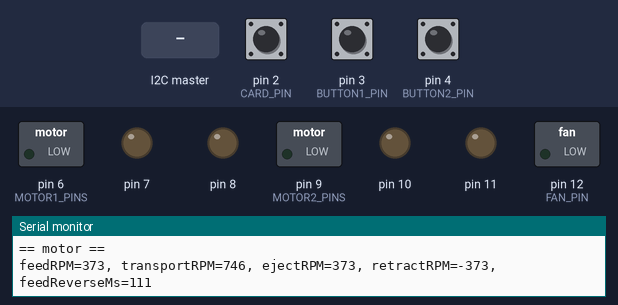
A sketch run on a simulated Arduino Uno, built with avr-gcc and run on an emulated ATmega328P. On the bench: switched loads named in the sketch (green lamp = pin HIGH), output pins drawn as LEDs (lit = HIGH), the last lines printed to the serial monitor. The test bench sets the inputs (shaded band); at power-on: pin 3 (BUTTON1_PIN) LOW, pin 2 (CARD_PIN) HIGH, pin 4 (BUTTON2_PIN) LOW.

Above: at 1.2 s.
1.3 s: pin 3 (BUTTON1_PIN) pulled HIGH for 0.15 s
At 2.1 s:
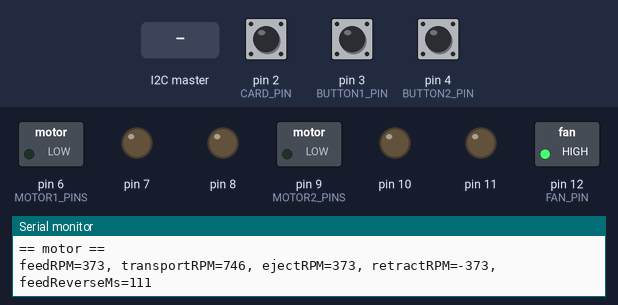
4.4 s: the I2C master sends the byte 1
At 6.2 s:
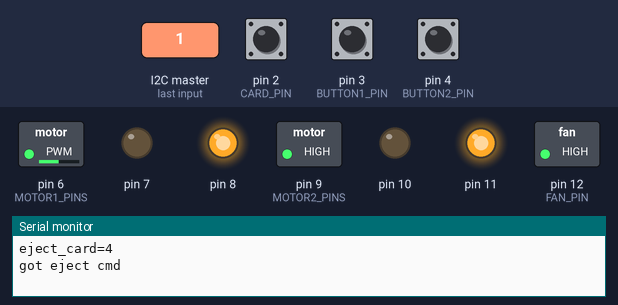
9.0 s: pin 3 (BUTTON1_PIN) pulled HIGH for 1 s
At 12.0 s:
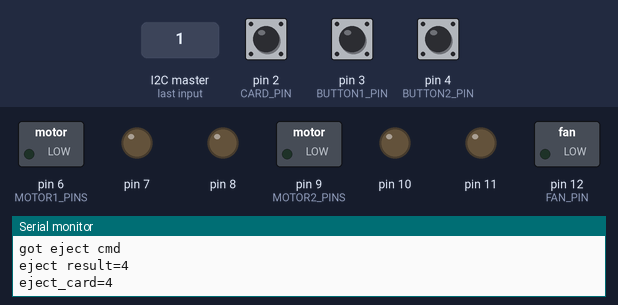
12.4 s: pin 3 (BUTTON1_PIN) pulled HIGH for 3.2 s
At 13.1 s:
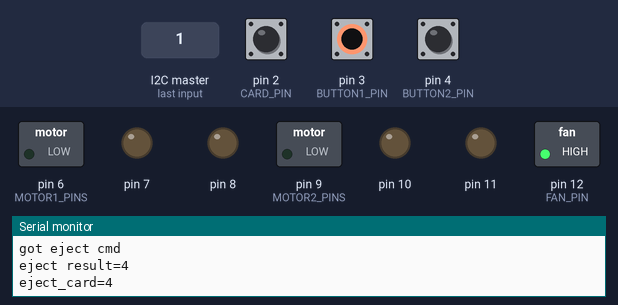
Timing chart, 0 to 15.9 s (numbered marks = the images above; inputs shaded):
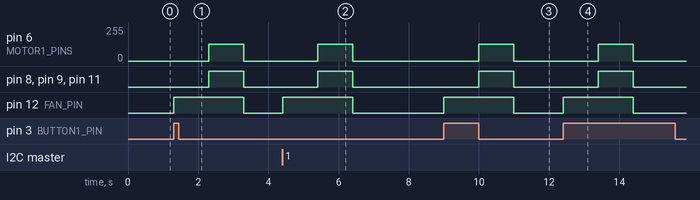

Measured:
- after the input at 1.3 s, pin 6 (MOTOR1_PINS): 0/255 → 125/255 after 1.0 s, → 0/255 1.0 s later; pin 8, pin 9 (MOTOR2_PINS), pin 11: LOW → HIGH after 1.0 s, → LOW 1.0 s later; pin 12 (FAN_PIN): LOW → HIGH at once, → LOW 2.0 s later
- after the input at 4.4 s, pin 6 (MOTOR1_PINS): 0/255 → 125/255 after 1.0 s, → 0/255 1.0 s later; pin 8, pin 9 (MOTOR2_PINS), pin 11: LOW → HIGH after 1.0 s, → LOW 1.0 s later; pin 12 (FAN_PIN): LOW → HIGH at once, → LOW 2.0 s later
- after the input at 9.0 s, pin 6 (MOTOR1_PINS): 0/255 → 125/255 after 1.0 s, → 0/255 1.0 s later; pin 8, pin 9 (MOTOR2_PINS), pin 11: LOW → HIGH after 1.0 s, → LOW 1.0 s later; pin 12 (FAN_PIN): LOW → HIGH at once, → LOW 2.0 s later
- after the input at 12.4 s, pin 6 (MOTOR1_PINS): 0/255 → 125/255 after 1.0 s, → 0/255 1.0 s later; pin 8, pin 9 (MOTOR2_PINS), pin 11: LOW → HIGH after 1.0 s, → LOW 1.0 s later; pin 12 (FAN_PIN): LOW → HIGH at once, → LOW 2.0 s later

The sketch:

motor.ino
```cpp
#include <Wire.h>
#include "defs.h"

#define BUTTON1_PIN       3
#define BUTTON2_PIN       4

volatile int next_cmd = 0;
volatile int next_result = 0;

void handle_recv(int n) {
  //dprintf("handle_recv %d", n);
  int cmd = Wire.read();
  switch (cmd) {
    case MOTOR_CMD_EJECT:
      next_cmd = MOTOR_CMD_EJECT;
      break;
  }
}

void handle_req(int n) {
  //dprintf("handle_recv %d", n);
  Wire.write(next_result);
  next_result = 0;
}

void setup() {
  util_init("motor");
  hopper_init();

  Wire.begin(MOTOR_ADDR);
  //Wire.onRequest(handle_req);
  Wire.onReceive(handle_recv);
  Wire.onRequest(handle_req);
}

void loop() {
  // put your main code here, to run repeatedly:
  if (digitalRead(BUTTON1_PIN) == HIGH) {
    int result = eject_card();
    dprintf("eject_card=%d", result);
    while (digitalRead(BUTTON1_PIN) == HIGH);
  }
  if (digitalRead(BUTTON2_PIN) == HIGH) {
    dump_events();
     while (digitalRead(BUTTON2_PIN) == HIGH);
  }
  switch (next_cmd) {
  case MOTOR_CMD_READY:
    dprintf("got ready cmd");
    fan_on();
    break;
  case MOTOR_CMD_EJECT:
    dprintf("got eject cmd");
    int result = eject_card();
    dprintf("eject result=%d", result);
    next_result = result;
    next_cmd = 0;
    break;
  default:
    next_cmd = 0;
    break;
  }

  hopper_check();
}
```

defs.h
```cpp
// (c)2024, Arthur van Hoff, Artfahrt Inc.
//
// Nikla Vision
//
// Double tap reset button to (re)enable uploads
// Use Examples/STM32H747_System/QSPIFormat to format wifi and user partitions
// Use Examples/STM32H747_System/QSPIFReadPartitions to list partitions
// Use Examples/STM32H747_System/WiFiFirmwareUpdater to install wifi firmware
//
#pragma once

#define SERIAL_BAUDRATE   115200

#define MOTOR_ADDR        0x3
#define MOTOR_CMD_EJECT   1
#define MOTOR_CMD_READY   2

#define EJECT_OK          1
#define EJECT_FAILED      2
#define HOPPER_EMPTY      3
#define HOPPER_STUCK      4
#define CMD_TIMEOUT       999

#define CARDSUIT_COL      8
#define CARDSUIT_ROW      9
#define CARDSUIT_NCOLS    14
#define CARDSUIT_NROWS    4

#define CARDSUIT_WIDTH        21
#define CARDSUIT_HEIGHT       62
#define CARD_WIDTH            CARDSUIT_WIDTH
#define CARD_HEIGHT           31
#define SUIT_WIDTH            CARDSUIT_WIDTH
#define SUIT_HEIGHT           25
#define SUIT_OFFSET           (CARDSUIT_HEIGHT - SUIT_HEIGHT)

#define CARD_MATCH_NONE       -1
#define CARD_MATCH_EMPTY      (4*13)
```

hopper.ino
```cpp
// (c)2024, Arthur van Hoff, Artfahrt Inc.
//
#include "defs.h"

#define CARD_PIN        2
#define DECK_PIN        5
#define MOTOR_6VRPM     500
#define MOTOR1_PINS     6
#define MOTOR2_PINS     9
#define FAN_PIN         12
#define MAX_VOLTS       12

class DCMotor {
  public:
    const char *name;
    int rpm6v;
    int pwm, mot1, mot2;
    int rpm, minRPM, maxRPM;
  public:
    DCMotor(const char *name, int rpm6v, int pins) : name(name), rpm6v(rpm6v), pwm(pins+0), mot1(pins+1), mot2(pins+2)
    {
      rpm = 0;
      minRPM = rpm6v / 6;
      maxRPM = (rpm6v * MAX_VOLTS) / 6; // power supply (overdrive)
    }

    void init()
    {
      pinMode(pwm, OUTPUT);
      pinMode(mot1, OUTPUT);
      pinMode(mot2, OUTPUT);
    }
    void idle()
    {
      rpm = 0;
      analogWrite(pwm, 0);
      digitalWrite(mot1, LOW);
      digitalWrite(mot2, LOW);
    }
    void brake()
    {
      rpm = 0;
      analogWrite(pwm, 0);
      digitalWrite(mot1, HIGH);
      digitalWrite(mot2, HIGH);
    }
    void speed(int rpm)
    {
      if (rpm == 0) {
        brake();
        return;
      }
      rpm = max(-maxRPM, min(rpm, maxRPM));
      if (rpm > 0 && rpm < minRPM) {
        rpm = minRPM;
      } else if (rpm < 0 && rpm > -minRPM) {
        rpm = -minRPM;
      }
      int value = abs(rpm) * 1023L / maxRPM;
      value = min(value, 1023);
      analogWrite(pwm, value);
      digitalWrite(mot1, rpm < 0 ? LOW : HIGH);
      digitalWrite(mot2, rpm > 0 ? LOW : HIGH);
      this->rpm = rpm;
      add_event(name, rpm);
   }
};

// Eject Stages:
// 0:  retract previous card (if detected)
// 1:  feed card, both wheels forward at feed_speed
// 2:  transport card, card detected, both wheel forward at transport_speed
// 3:  eject card, card disengaged from first wheel (timed), reverse first, second forward at eject_speed
// 4:  retracting, card no longer detected, reverse both wheels, retract any followers just to be sure.
// 5: done

enum eject_state {
  WAITING, FEEDING, TRANSPORTING, EJECTING, RETRACTING, DONE
};

volatile unsigned long state_ms = 0;
volatile eject_state state = WAITING;

DCMotor motor1("motor1", MOTOR_6VRPM, MOTOR1_PINS);
DCMotor motor2("motor2", MOTOR_6VRPM, MOTOR2_PINS);

int feedRPM = 0;
int transportRPM = 0;
int ejectRPM = 0;
int retractRPM = 0;
unsigned long feedReverseMs = 0;
unsigned long cardDetectMs = 0;

unsigned long fanOnMs = 0;
unsigned long fanOffMs = 0;

void set_state(int s)
{
  add_event("set_state", s);
  state = (eject_state)s;
  state_ms = millis();
}

void fan_on()
{
  digitalWrite(FAN_PIN, HIGH);
  fanOnMs = millis();
  fanOffMs = fanOnMs + 1000;
}

void fan_ready()
{
  if (fanOnMs == 0) {
    fan_on();
  }
  while (millis() < fanOnMs + 1000) {
    delay(1);
  }
  fanOffMs = millis() + 2*1000;
}

void fan_off()
{
    digitalWrite(FAN_PIN, LOW);
    fanOnMs = 0;
    fanOffMs = 0;
}

int deck_detected()
{
  int v = digitalRead(DECK_PIN) == HIGH;
  add_event("deck_detected", v);
  return v;
}

int card_detected()
{
  int v = digitalRead(CARD_PIN) == HIGH;
  add_event("card_detected", v);
  return v;
}

void card_interrupt() {
  if (digitalRead(CARD_PIN) == HIGH) {
   add_event("card_interrupt", state);
    // card detected
    switch (state) {
        case FEEDING:
          set_state(TRANSPORTING);
          motor1.speed(transportRPM);
          motor2.speed(transportRPM);
          cardDetectMs = millis();
          break;
      }
  } else {
    add_event("void_interrupt", state);
    // no card detected
    switch (state) {
      case TRANSPORTING:
      case EJECTING:
        set_state(RETRACTING);
        motor1.speed(retractRPM);
        motor2.speed(retractRPM);
        break;
    }
  }
}

void stop_everything()
{
    motor1.idle();
    motor2.idle();
    fan_off();
}

int retract_card() {
  add_event("rectact_card", 0);

  fan_ready();
  motor1.speed(retractRPM);
  motor2.speed(retractRPM);

  set_state(RETRACTING);
  while (state == RETRACTING && card_detected() && millis() < state_ms + 1000) {
    delayMicroseconds(1);
  }
  if (card_detected() == 0) {
    add_event("retract card success", 1);
    delay(20);
    motor1.idle();
    motor2.idle();
    return 1;
  }
  add_event("retract card failed", 0);
  stop_everything();
  return 0;
}


int eject_card() {
  reset_events();
  add_event("eject_card", 0);
  if (card_detected() && !retract_card()) {
    add_event("failed to retract", 0);
    stop_everything();
    return HOPPER_STUCK;
  }
  if (!deck_detected()) {
    add_event("hopper_empty", 0);
    stop_everything();
    return HOPPER_EMPTY;
  }
  fan_ready();

  set_state(FEEDING);
  motor1.speed(feedRPM);
  motor2.speed(feedRPM);
  while (1) {
    unsigned long now = millis();
    if (now > state_ms + 1000) {
      set_state(DONE);
      add_event("next event timed out", state);
      stop_everything();
      return HOPPER_STUCK;
    }
    switch (state) {
      case FEEDING:
        if (now > state_ms + 500) {
          set_state(DONE);
          add_event("eject card failed (timeout)", HOPPER_STUCK);
          stop_everything();
          return HOPPER_STUCK;
        }
        break;
      case TRANSPORTING:
        if (cardDetectMs != 0 && now > cardDetectMs + feedReverseMs) {
          set_state(EJECTING);
          motor1.speed(retractRPM);
          motor2.speed(ejectRPM);
          cardDetectMs = 0;
        }
        break;
      case EJECTING:
        break;
      case RETRACTING:
        if (now < state_ms + 50 || card_detected()) {
          break;
        }
        add_event("retract complete", now - state_ms);
        set_state(DONE);
        // fall through
      case DONE:
        delay(10);
        if (card_detected()) {
          add_event("eject card failed (card still detected)", 0);
          stop_everything();
          return HOPPER_STUCK;
        }
        if (!deck_detected()) {
          fan_off();
        }
        add_event("eject card success", 0);
        motor1.idle();
        motor2.idle();
        return EJECT_OK;
    }
  }
  add_event("cant happen", 0);
}

int set_eject_speed(int cardsPerSecond)
{
  float wheelRadius = 23;
  float wheelCircumference = 2*3.1415*wheelRadius;
  float cardLength = 90;
  float cardDisengageLength = 80 + 20;

  float desiredRPM = 60 * cardsPerSecond * cardLength / wheelCircumference;

  ejectRPM = max(motor2.minRPM, min(desiredRPM, motor2.maxRPM));
  feedRPM = max(motor1.minRPM, min(ejectRPM, motor1.maxRPM));
  transportRPM = min(2*ejectRPM, min(motor1.maxRPM, motor2.maxRPM));
  retractRPM = -feedRPM;

  feedReverseMs = (1000 * 60.0 * cardDisengageLength) / (feedRPM * wheelCircumference);
  dprintf("feedRPM=%d, transportRPM=%d, ejectRPM=%d, retractRPM=%d, feedReverseMs=%lu", feedRPM, transportRPM, ejectRPM, retractRPM, feedReverseMs);
}

void hopper_init()
{
  motor1.init();
  motor2.init();

  pinMode(DECK_PIN, INPUT);
  pinMode(CARD_PIN, INPUT_PULLUP);
  attachInterrupt(digitalPinToInterrupt(CARD_PIN), card_interrupt, CHANGE);
  pinMode(FAN_PIN, OUTPUT);

  set_eject_speed(10);
}

void hopper_check()
{
  if (fanOffMs != 0 && millis() > fanOffMs) {
    fan_off();
  }
}
```

util.ino
```cpp
// (c)2024, Arthur van Hoff, Artfahrt Inc.
//
#include <stdarg.h>

void dprintf(char *fmt, ...)
{
  char buf[128];
  va_list args;
  va_start(args, fmt);
  vsnprintf(buf, sizeof(buf), fmt, args);
  Serial.write(buf);
  Serial.write("\n");
}

#define MAX_EVENTS   100

struct event {
  unsigned long tm;
  const char *cmd;
  int arg;
};
static struct event *evts = NULL;
static int nevts = 0;

void reset_events()
{
  nevts = 0;
}

void add_event(const char *cmd, int arg)
{
  if (evts == NULL) {
    evts = (struct event *)malloc(MAX_EVENTS * sizeof(struct event));
  }
  if (evts != NULL && nevts < MAX_EVENTS) {
    evts[nevts].tm = millis();
    evts[nevts].cmd = cmd;
    evts[nevts].arg = arg;
    nevts++;
  }
}

void dump_events()
{
  for (int i = 0 ; i < nevts ; i++) {
      dprintf("%4d: %4lu %s %d", i, evts[i].tm - evts[0].tm, evts[i].cmd, evts[i].arg);
  }
  nevts = 0;
}

void util_init(const char *msg)
{
  Serial.begin(SERIAL_BAUDRATE);
  for (int tm = millis() ; millis() < tm + 10000 && !Serial ; delay(1));
  dprintf("== %s ==", msg);
}
```
